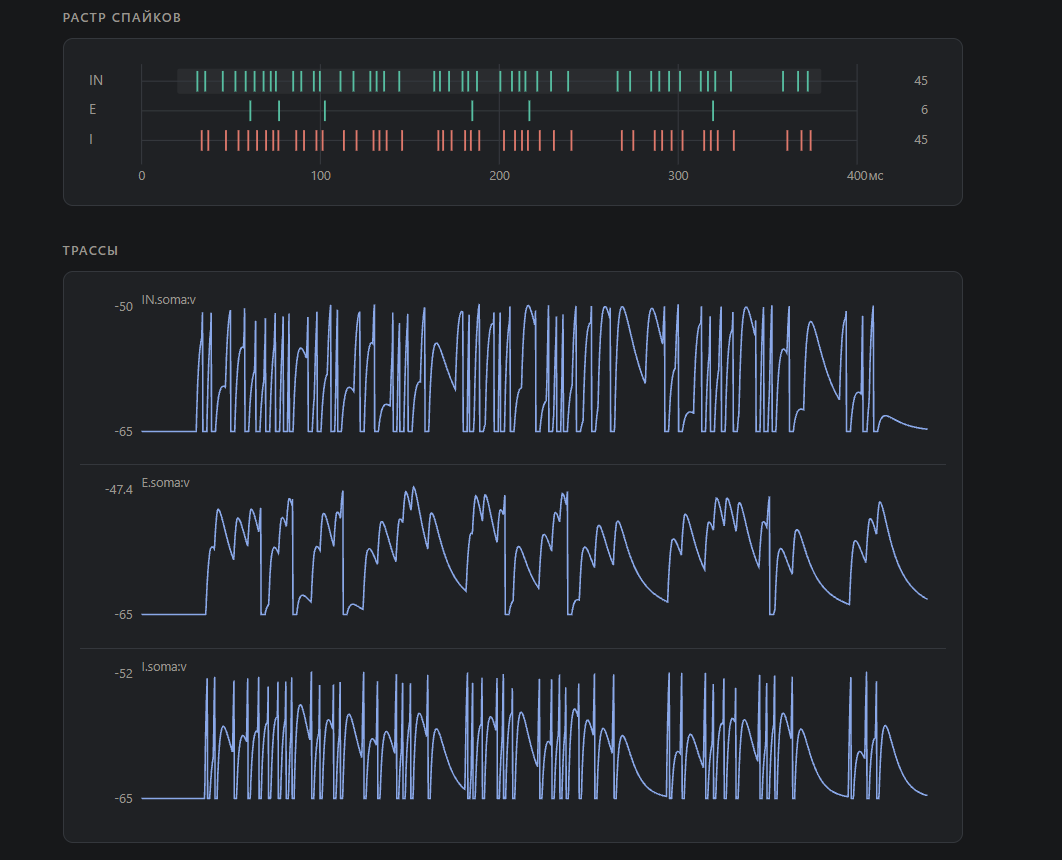
#> input picture design/mockups/uploads/pasted-1789725767883-0.png, 1062 x 860 px
$ python eye.py ../design/mockups/uploads/pasted-1789725767883-0.png
#> lines starting #> are read from the running program, lines starting #| are printed output that depends on the picture
### tools/vnl_frame.py
"""Общее для программ-источников: картинка -> кадр величин 0..1 (#580).

Это не часть VNL, а то, что стоит **за** его дверью. Ядро знает только строки
в stdout (`vnl.sources`), и всё, что касается форматов файлов, экрана и
цветовых пространств, живёт здесь, где зависимость на Pillow никому не мешает.

Кадр -- плоский список величин: пиксели идут строками сверху вниз, каналы
внутри пикселя чередуются (r, g, b, r, g, b, ...). Тот же порядок объявлен в
`ir.Sensor` -- он и есть договор между полем и любым источником.
"""

from __future__ import annotations

import json
import sys

#: sRGB -> линейный свет, по стандарту. Таблицей, а не формулой на пиксель:
#: значений всего 256, а пикселей -- миллионы.
#:
#: Перевод нужен потому, что байт в PNG -- не количество света, а число,
#: заранее сжатое под глаз: 128 -- это не половина яркости, а примерно
#: пятая часть. Сенсор же меряет свет, и без этого перевода серая половина
#: картинки давала бы вдвое более частый поток импульсов, чем должна.
LINEAR: tuple[float, ...] = tuple(
    (value / 255.0 / 12.92)
    if value / 255.0 <= 0.04045
    else (((value / 255.0 + 0.055) / 1.055) ** 2.4)
    for value in range(256)
)

#: Веса яркости для линейного RGB (Rec. 709). Зелёного в яркости больше всего
#: -- так устроен глаз, и так же считают все, кто сводит цвет к одному числу.
LUMA = (0.2126, 0.7152, 0.0722)

#: Во сколько раз крупнее сетки уменьшаем перед переводом в линейный свет.
#:
#: Усреднять надо линейный свет, а не байты sRGB: среднее из чёрного и белого
#: -- половина света, а не 128. Но переводить в линейное каждый пиксель
#: четырёхмегапиксельной фотографии на чистом Python -- десятки секунд, поэтому
#: сначала Pillow уменьшает картинку в четыре раза грубее сетки (там ошибка
#: усреднения мала, потому что соседние пиксели близки), а дальше в линейном
#: свете усредняем сами.
OVERSAMPLE = 4


def decode(path: str):
    """Файл -> картинка RGB. PNG, JPEG и всё прочее, что читает Pillow."""
    try:
        from PIL import Image
    except ImportError:  # pragma: no cover -- зависит от окружения
        raise SystemExit(
            "нужен Pillow: pip install pillow (он нужен источнику, не самому "
            "vnl -- ядро остаётся без зависимостей)"
        ) from None
    with Image.open(path) as image:
#> image is the input picture: PIL image 1062x860 RGBA; mean R, G, B, A 34.7, 37.8, 43.1, 255
        return image.convert("RGB")


def frame(image, rows: int, cols: int, channels: str = "rgb") -> list[float]:
    """Картинка -> кадр поля `rows`x`cols` с каналами `rgb` или `gray`."""
#> called with rows = 24, cols = 24, channels = 'rgb'
    from PIL import Image

    fine = image.resize(
        (cols * OVERSAMPLE, rows * OVERSAMPLE), Image.Resampling.BOX
    )
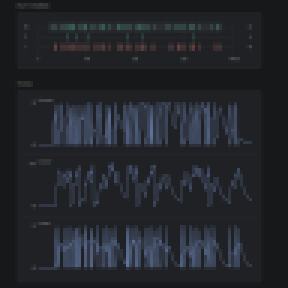
#> fine: PIL image 96x96 RGB (shown 3 times larger); mean R, G, B 34.8, 37.7, 43.2
    pixels = fine.load()
    out: list[float] = []
    area = OVERSAMPLE * OVERSAMPLE
    for row in range(rows):
        for col in range(cols):
            red = green = blue = 0.0
            for dy in range(OVERSAMPLE):
                for dx in range(OVERSAMPLE):
                    r, g, b = pixels[col * OVERSAMPLE + dx, row * OVERSAMPLE + dy]
                    red += LINEAR[r]
                    green += LINEAR[g]
                    blue += LINEAR[b]
            red, green, blue = red / area, green / area, blue / area
            if channels == "gray":
                out.append(
                    LUMA[0] * red + LUMA[1] * green + LUMA[2] * blue
                )
            else:
                out.extend((red, green, blue))
#> after the loop, out = 1728 values, max 0.138 at index 1544, min 0.00857 at index 0, mean 0.0239
    return out


def parse_grid(text: str) -> tuple[int, int]:
    """`24x24` -> `(24, 24)`."""
    rows, sign, cols = str(text).lower().partition("x")
    if not sign or not rows.isdigit() or not cols.isdigit():
        raise SystemExit(f"сетка {text!r} непонятна; пишется как 24x24")
    return int(rows), int(cols)


def emit(values: list[float], at: str | None = None, t: float | None = None) -> None:
    """Напечатать кадр строкой -- ровно так, как его ждёт `vnl run --source`."""
    line: dict[str, object] = {"frame": [round(x, 6) for x in values]}
    if at is not None:
        line["at"] = at
    if t is not None:
        line["t"] = t
    sys.stdout.write(json.dumps(line, ensure_ascii=False) + "\n")
#> (printed output is left out)
    # Без этого кадры копились бы в буфере трубы, и источник, который печатает
    # их по ходу дела, доходил бы до читателя пачкой в конце.
    sys.stdout.flush()

### tools/eye.py
"""Источник: файл картинки -> кадр величин (#580).

    vnl run examples/vision.vnl --source eye="python tools/eye.py photo.jpg"
    vnl run examples/vision.vnl --source eye="python tools/eye.py a.png b.png --every 200ms"

PNG, JPEG и всё прочее, что читает Pillow, уменьшается до сетки и переводится
в линейный свет. Ядро VNL про форматы файлов не знает и знать не должно: через
дверь входят числа от 0 до 1.
"""

from __future__ import annotations

import argparse

import vnl_frame


def main() -> int:
    parser = argparse.ArgumentParser(description=__doc__)
    parser.add_argument("files", nargs="+", help="картинки по порядку")
    parser.add_argument("--grid", default="24x24", help="сетка поля, например 24x24")
    parser.add_argument("--channels", default="rgb", choices=("gray", "rgb"))
    parser.add_argument(
        "--every",
        default="0",
        help="через сколько миллисекунд показывать следующую картинку",
    )
    parser.add_argument("--at", help="кому кадр, если в схеме не одна дверь")
    args = parser.parse_args()

    rows, cols = vnl_frame.parse_grid(args.grid)
    every = float(str(args.every).rstrip("мсms") or 0)
    moment = 0.0
    for path in args.files:
        image = vnl_frame.decode(path)
        vnl_frame.emit(
            vnl_frame.frame(image, rows, cols, args.channels),
            at=args.at,
            t=moment if (every or moment) else None,
        )
        moment += every
    return 0


if __name__ == "__main__":
    raise SystemExit(main())
#> (the program exits here)
